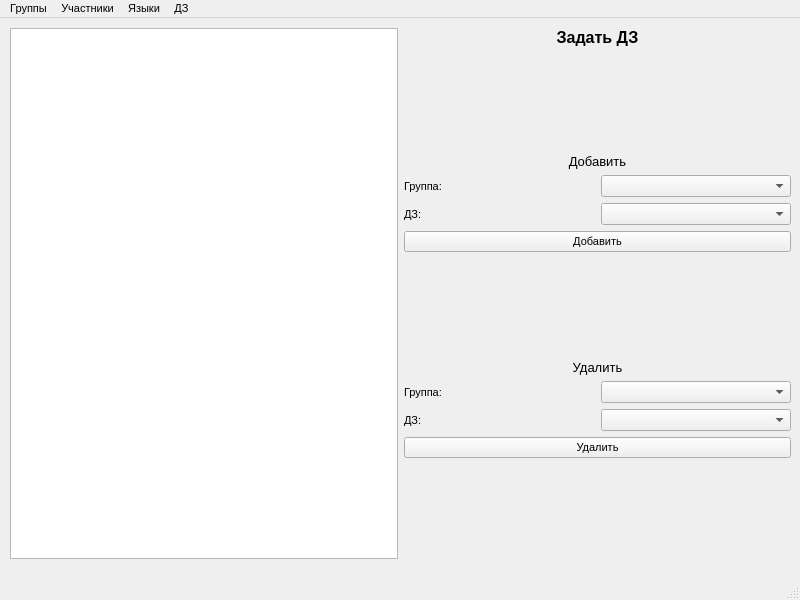
<?xml version="1.0" encoding="UTF-8"?>
<ui version="4.0">
 <class>MainWindow</class>
 <widget class="QMainWindow" name="MainWindow">
  <property name="geometry">
   <rect>
    <x>0</x>
    <y>0</y>
    <width>800</width>
    <height>600</height>
   </rect>
  </property>
  <property name="font">
   <font>
    <pointsize>8</pointsize>
   </font>
  </property>
  <property name="windowTitle">
   <string>Парсер сайтов по ОИ</string>
  </property>
  <widget class="QWidget" name="centralwidget">
   <widget class="QWidget" name="horizontalLayoutWidget">
    <property name="geometry">
     <rect>
      <x>10</x>
      <y>10</y>
      <width>781</width>
      <height>531</height>
     </rect>
    </property>
    <layout class="QHBoxLayout" name="horizontalLayout">
     <item>
      <widget class="QTableWidget" name="table">
       <property name="sizePolicy">
        <sizepolicy hsizetype="Minimum" vsizetype="Expanding">
         <horstretch>0</horstretch>
         <verstretch>0</verstretch>
        </sizepolicy>
       </property>
      </widget>
     </item>
     <item>
      <layout class="QVBoxLayout" name="verticalLayout">
       <item>
        <widget class="QLabel" name="title">
         <property name="font">
          <font>
           <pointsize>12</pointsize>
           <weight>75</weight>
           <bold>true</bold>
          </font>
         </property>
         <property name="text">
          <string>Задать ДЗ</string>
         </property>
         <property name="alignment">
          <set>Qt::AlignCenter</set>
         </property>
        </widget>
       </item>
       <item>
        <spacer name="verticalSpacer_4">
         <property name="orientation">
          <enum>Qt::Vertical</enum>
         </property>
         <property name="sizeHint" stdset="0">
          <size>
           <width>20</width>
           <height>40</height>
          </size>
         </property>
        </spacer>
       </item>
       <item>
        <widget class="QLabel" name="label">
         <property name="font">
          <font>
           <pointsize>10</pointsize>
          </font>
         </property>
         <property name="text">
          <string>Добавить</string>
         </property>
         <property name="alignment">
          <set>Qt::AlignCenter</set>
         </property>
        </widget>
       </item>
       <item>
        <layout class="QHBoxLayout" name="horizontalLayout_3">
         <item>
          <layout class="QVBoxLayout" name="verticalLayout_4">
           <item>
            <widget class="QLabel" name="label_6">
             <property name="text">
              <string>Группа:</string>
             </property>
            </widget>
           </item>
           <item>
            <widget class="QLabel" name="label_9">
             <property name="text">
              <string>ДЗ:</string>
             </property>
            </widget>
           </item>
          </layout>
         </item>
         <item>
          <layout class="QVBoxLayout" name="verticalLayout_5">
           <item>
            <widget class="QComboBox" name="combo11"/>
           </item>
           <item>
            <widget class="QComboBox" name="combo12"/>
           </item>
          </layout>
         </item>
        </layout>
       </item>
       <item>
        <widget class="QPushButton" name="btn1">
         <property name="text">
          <string>Добавить</string>
         </property>
        </widget>
       </item>
       <item>
        <layout class="QHBoxLayout" name="horizontalLayout_2"/>
       </item>
       <item>
        <spacer name="verticalSpacer_2">
         <property name="orientation">
          <enum>Qt::Vertical</enum>
         </property>
         <property name="sizeHint" stdset="0">
          <size>
           <width>20</width>
           <height>40</height>
          </size>
         </property>
        </spacer>
       </item>
       <item>
        <widget class="QLabel" name="label_5">
         <property name="font">
          <font>
           <pointsize>10</pointsize>
          </font>
         </property>
         <property name="text">
          <string>Удалить</string>
         </property>
         <property name="alignment">
          <set>Qt::AlignCenter</set>
         </property>
        </widget>
       </item>
       <item>
        <layout class="QHBoxLayout" name="horizontalLayout_4">
         <item>
          <layout class="QVBoxLayout" name="verticalLayout_6">
           <item>
            <widget class="QLabel" name="label_10">
             <property name="text">
              <string>Группа:</string>
             </property>
            </widget>
           </item>
           <item>
            <widget class="QLabel" name="label_11">
             <property name="text">
              <string>ДЗ:</string>
             </property>
            </widget>
           </item>
          </layout>
         </item>
         <item>
          <layout class="QVBoxLayout" name="verticalLayout_7">
           <item>
            <widget class="QComboBox" name="combo31"/>
           </item>
           <item>
            <widget class="QComboBox" name="combo32"/>
           </item>
          </layout>
         </item>
        </layout>
       </item>
       <item>
        <widget class="QPushButton" name="btn3">
         <property name="text">
          <string>Удалить</string>
         </property>
        </widget>
       </item>
       <item>
        <spacer name="verticalSpacer">
         <property name="orientation">
          <enum>Qt::Vertical</enum>
         </property>
         <property name="sizeHint" stdset="0">
          <size>
           <width>20</width>
           <height>40</height>
          </size>
         </property>
        </spacer>
       </item>
      </layout>
     </item>
    </layout>
   </widget>
  </widget>
  <widget class="QMenuBar" name="menubar">
   <property name="geometry">
    <rect>
     <x>0</x>
     <y>0</y>
     <width>800</width>
     <height>21</height>
    </rect>
   </property>
   <widget class="QMenu" name="menu_1">
    <property name="title">
     <string>Группы</string>
    </property>
   </widget>
   <widget class="QMenu" name="menu_2">
    <property name="title">
     <string>Участники</string>
    </property>
   </widget>
   <widget class="QMenu" name="menu_3">
    <property name="title">
     <string>Языки</string>
    </property>
   </widget>
   <widget class="QMenu" name="menu_4">
    <property name="title">
     <string>ДЗ</string>
    </property>
   </widget>
   <addaction name="menu_1"/>
   <addaction name="menu_2"/>
   <addaction name="menu_3"/>
   <addaction name="menu_4"/>
  </widget>
  <widget class="QStatusBar" name="statusbar"/>
  <action name="actionAdd">
   <property name="text">
    <string>add</string>
   </property>
  </action>
  <action name="action">
   <property name="text">
    <string>Настройки</string>
   </property>
  </action>
  <action name="action_3">
   <property name="text">
    <string>Настройки</string>
   </property>
  </action>
 </widget>
 <resources/>
 <connections/>
</ui>
